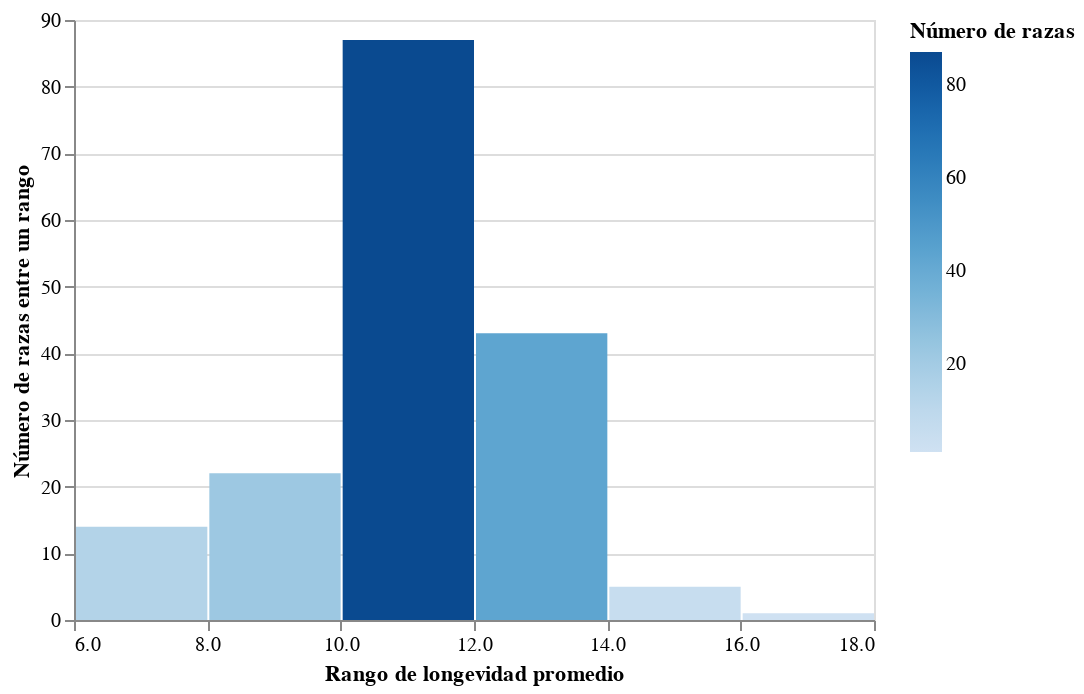

Source (notebook cell):
### Code cell
alt.Chart(dogs_data).mark_bar().encode(
    alt.X("longevidad_media", bin=True, title="Rango de longevidad promedio"),
    alt.Y('count()', title='Número de razas entre un rango'),
    alt.Color('count()', title='Número de razas')
)

### Figure 1 — Vega-Lite specification as saved in the notebook (floating-point values rounded to 4 significant figures; data arrays with more than 128 entries replaced by an {"elided": "..."} marker saying what was removed)
{"config": {"view": {"continuousWidth": 400, "continuousHeight": 300}}, "data": {"name": "data-8c1e09d148339608366650a7d27e333e"}, "mark": "bar", "encoding": {"color": {"aggregate": "count", "title": "Número de razas", "type": "quantitative"}, "x": {"bin": true, "field": "longevidad_media", "title": "Rango de longevidad promedio", "type": "quantitative"}, "y": {"aggregate": "count", "title": "Número de razas entre un rango", "type": "quantitative"}}, "$schema": "https://vega.github.io/schema/vega-lite/v4.17.0.json", "datasets": {"data-8c1e09d148339608366650a7d27e333e": {"elided": "172 records"}}}
